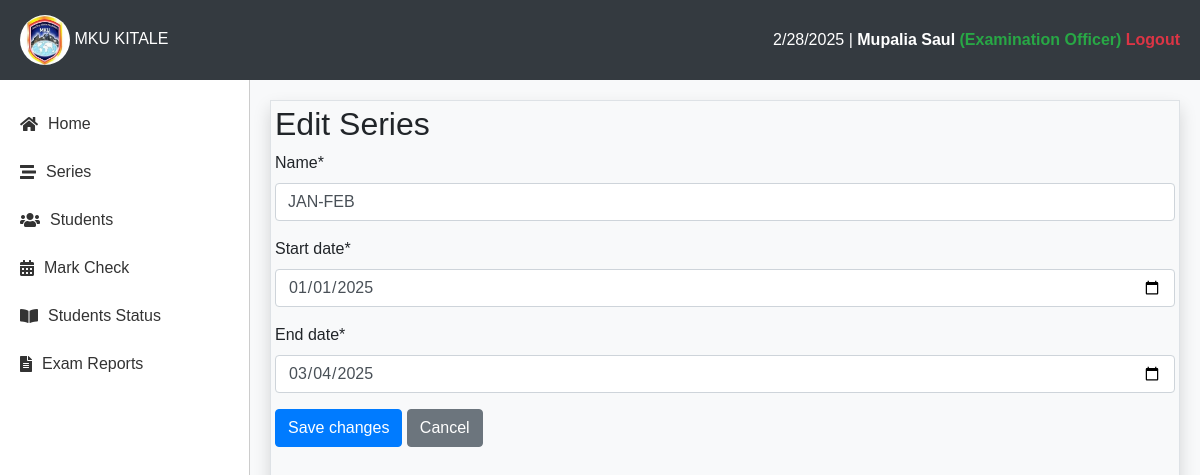
The app's page /report/series/2/edit/ (signed in) with its own data.
### reports/models.py (models this page shows, shortened)
class User(AbstractUser):
    ADMIN = (
        ("ADMIN", "ADMIN"),
        ("STUDENT", "STUDENT"),
        ("TRAINER", "TRAINER"),
        ("EXAMINATION_OFFICER", "EXAMINATION_OFFICER"),
    )
    id_number = models.CharField(max_length=50, unique=True, null=True)
    role = models.CharField(max_length=50, choices=ADMIN, default="STUDENT")
    profile_photo = models.ImageField(upload_to="photos/", blank=True, null=True)

class Series(models.Model):
    name = models.CharField(max_length=30)
    start_date = models.DateField()
    end_date = models.DateField()
    is_active = models.BooleanField(default=False)

### reports/views.py (the view)
# urls.py: path('series/<int:series_id>/edit/', views.edit_series, name='report-edit-series-url'),
@login_required(login_url='signin-url')
def edit_series(request, series_id):
    series = get_object_or_404(Series, id=series_id)
    if request.method == "POST":
        form = SeriesAddForm(request.POST, instance=series)
        if form.is_valid():
            form.save()
            return redirect("report-series-url")
    else:
        form = SeriesAddForm(instance=series)
    return render(request, "reports/series_edit.html", {"form": form})

### reports/forms.py
class SeriesAddForm(forms.ModelForm):
    class Meta:
        model = Series
        fields = ['name', 'start_date', 'end_date']
        widgets = {
            'start_date': DateInput(attrs={'type': 'date'}),
            'end_date': DateInput(attrs={'type': 'date'}),
        }

### reports/context_processors.py (called while the page is built, shortened)
def remaining_days(request):
    if request.user.is_authenticated:
        try:
            series = Series.objects.get(is_active=True)
            today = datetime.today().date()
            end_date = series.end_date
            remaining = abs((end_date - today).days)
            return {"remaining": remaining}
        except Series.DoesNotExist:
            return {"remaining": 0}
    else:
        return {"remaining": 0}

def dashboard(request):
    if request.user.is_authenticated:
        num_trainers = Trainer.objects.count()
        num_students = StudentExam.objects.count()
        num_units = Unit.objects.count()
        num_courses = Course.objects.count()
        num_admins = User.objects.filter(is_staff=True).count()
        active_classes = TeachingAttendance.objects.filter(is_clocked_in=True, is_clocked_out=False).count()
        return {
            "num_trainers": num_trainers,
            "num_students": num_students,
            "num_units": num_units,
            "num_courses": num_courses,
            "num_admins": num_admins if not request.user else num_admins - 1,
            "active_classes": active_classes,
        }

def unit_count(request):
    if request.user.is_authenticated:
        return {"unit_count": Unit.objects.count()}
    else:
        return {"unit_count": 0}

def student_count(request):
    if request.user.is_authenticated:
        return {"student_count": StudentExam.objects.count()}
    else:
        return {"student_count": 0}

def course_count(request):
    if request.user.is_authenticated:
        return {"course_count": Course.objects.count()}
    else:
        return {"course_count": 0}

    def __call__(self, request):
        user_agent = request.META.get('HTTP_USER_AGENT', '')
        if any(mobile in user_agent for mobile in self.MOBILE_USER_AGENTS):
            return HttpResponseForbidden("Access restricted to desktop users only.")
        return self.get_response(request)

### templates/reports/series_edit.html (shortened to what this page needs)
{% extends "reports/main.html" %}
{% load crispy_forms_tags %}
{% block content %}
    <h2>Edit Series</h2>
    <form method="post">
        {{ form|crispy }}
        <button type="submit" class="btn btn-primary">Save changes</button>
        <a href="{% url 'report-series-url' %}" class="btn btn-secondary">Cancel</a>
    </form>
{% endblock %}

### templates/reports/main.html (shortened to what this page needs)
{% load static %}
<!DOCTYPE html>
<html lang="en">
<head>
    <link href="https://stackpath.bootstrapcdn.com/bootstrap/4.5.2/css/bootstrap.min.css" rel="stylesheet">
    <link rel="stylesheet" href="https://cdnjs.cloudflare.com/ajax/libs/font-awesome/5.15.4/css/all.min.css">
</head>
<body>
    <div class="top-nav">
        <div class="logo">
            <img src="{% static 'img/logo.jpeg' %}" alt="Logo">
            <span>MKU KITALE</span>
        </div>
        <div>
            <span id="current-date"></span> |
            <a href="{% url 'report-profile-url' %}">{{ request.user.last_name }} {{ request.user.first_name }} <span class="text-success">(Examination Officer)</span></a>
            <a href="{% url 'report-signout-url' %}" class="text-danger">Logout</a>
        </div>
    </div>
    <div class="main-container">
        <div class="sidebar">
            {% if request.user.is_authenticated %}
                <a href="{% url 'report-home-url' %}"><i class="fas fa-home"></i> Home</a>
                <a href="{% url 'report-series-url' %}"><i class="fas fa-stream"></i> Series</a>
                <a href="{% url 'report-students-all-url' %}"><i class="fas fa-users"></i> Students</a>
                <a href="{% url 'report-mark-entry-url' %}"><i class="fas fa-calendar-alt"></i> Mark Check</a>
                <a href="{% url 'report-students-exam-status-url' %}"><i class="fas fa-book-open"></i> Students Status</a>
                <a href="{% url 'report-mark-reports-url' %}"><i class="fas fa-file-alt"></i> Exam Reports</a>
            {% endif %}
        </div>
        <div class="content">
            <div class="border p-1 shadow" style="min-height: 100vh;">
                {% block content %}
                {% endblock %}
            </div>
        </div>
    </div>
</body>
</html>

### templates/reports/main.html (style rules this page uses)
body, html { height: 100%; margin: 0; font-family: 'Arial', sans-serif; }
.top-nav { background-color: #343a40; color: white; padding: 15px 20px; display: flex; justify-content: space-between; align-items: center; box-shadow: 0px 2px 10px rgba(0, 0, 0, 0.1); }
.top-nav .logo img { width: 50px; height: 50px; border-radius: 50%; }
.top-nav a { color: white; text-decoration: none; font-weight: bold; }
.main-container { display: flex; height: calc(100vh - 70px); overflow: hidden; }
.sidebar { width: 250px; background-color: #fff; padding-top: 20px; height: 100%; border-right: 1px solid #ccc; display: flex; flex-direction: column; box-shadow: 2px 0px 5px rgba(0, 0, 0, 0.1); }
.sidebar a { color: #333; text-decoration: none; padding: 12px 20px; display: flex; align-items: center; font-size: 1rem; transition: 0.3s; }
.sidebar a i { margin-right: 10px; }
.content { flex-grow: 1; background-color: #f8f9fa; padding: 20px; overflow-y: auto; }

### records on screen
User: user.last_name "Mupalia", user.first_name "Saul"
Series: name "JAN-FEB", start_date "01/01/2025", end_date "03/04/2025"
